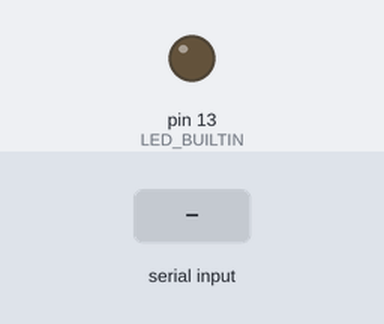
Bench run of a sketch on a simulated Arduino Uno, built with avr-gcc and run on an emulated ATmega328P. Shown: output pins drawn as LEDs (lit = HIGH). The inputs (shaded band) are chosen by the test bench. What the sketch prints to the serial monitor is not drawn.

Above: at 1.2 s.
1.3 s: "90,45\n" received over Serial
2.8 s: "30,150\n" received over Serial
At 3.92 s:
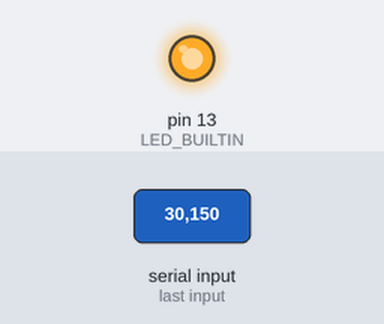
Timing chart, 0 to 11.8 s (numbered marks = the images above; inputs shaded):
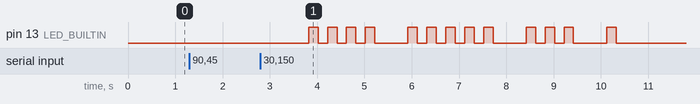

The sketch:

pythoncommunicationtest.ino
```cpp
// date: 15/08/2023
// aanpassing van 2dblinking, om te gebruiken bij extra software
int incomingByte = 0;
int move[4] = {0,0,0,0};
int writingAt = 0;
bool receivingData = true;

void setup() {
  Serial.begin(9600); // opens serial port, sets data rate to 9600 bps
  pinMode(LED_BUILTIN, OUTPUT);
}

void blinkMove(int move[4]){
  delay(1000);
  for(int i = 0; i < 4; i++){
    for(int j = 0; j < move[i]; j++){
      digitalWrite(LED_BUILTIN, HIGH);
      delay(200);
      digitalWrite(LED_BUILTIN, LOW);
      delay(200);
    }
    delay(500);
  }
}

void loop() {
  if (Serial.available() > 0) {
    if(!receivingData){
      Serial.print(0);
      return;
    }
    // read the incoming byte:
    incomingByte = Serial.read() - 48;

    if(incomingByte >= 1 && incomingByte <= 8){
      move[writingAt] = incomingByte;
      writingAt++;

      if(writingAt == 4){
        receivingData = false;
        writingAt = 0;
        blinkMove(move);
        receivingData = true;
        Serial.print(1);
      }

    } else {
      Serial.print(2);
    }
  }

  delay(5);
}
```

Measured:
- after the input at 1.3 s, every drawn part: stays the same
- after the input at 2.8 s, pin 13 (LED_BUILTIN): LOW → HIGH after 1.0 s, → LOW 0.20 s later, → HIGH 0.20 s later, → LOW 0.20 s later, … (26 changes in this stretch)
